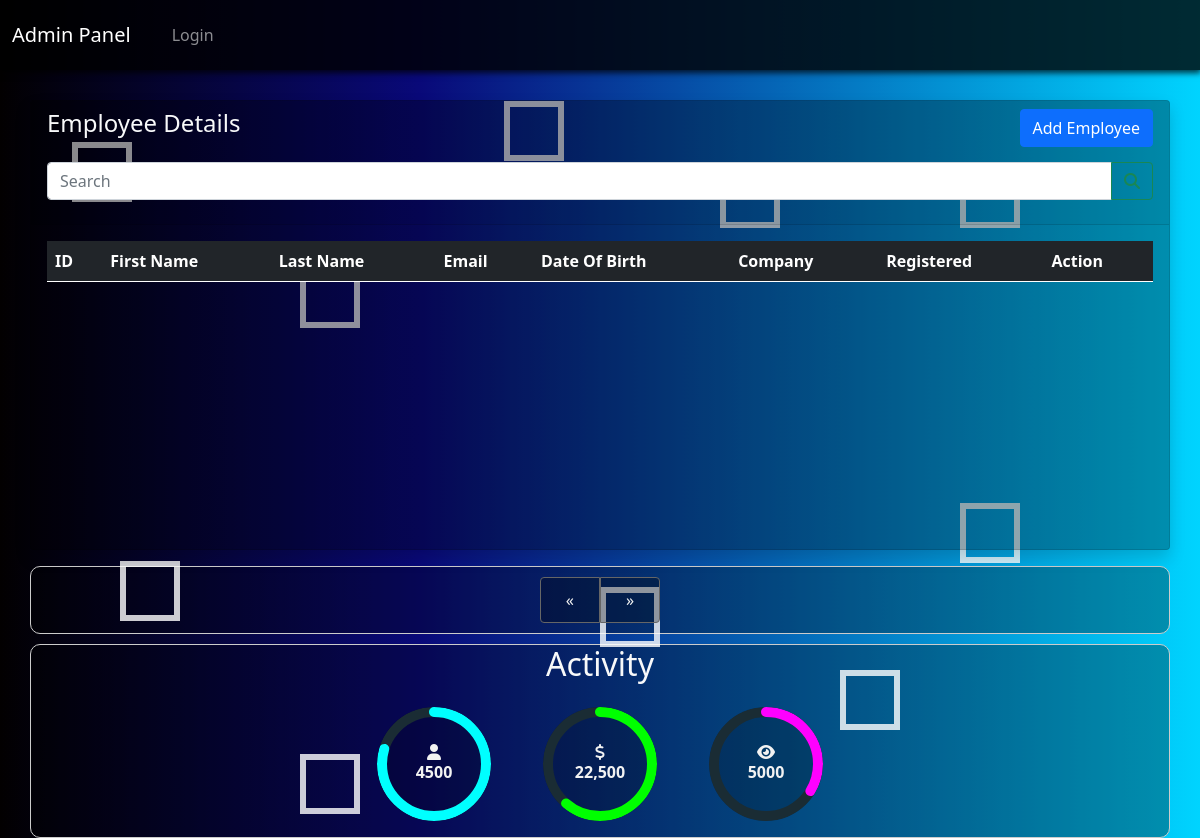
The page /company_panel/home/home.php on the database as committed earlier.
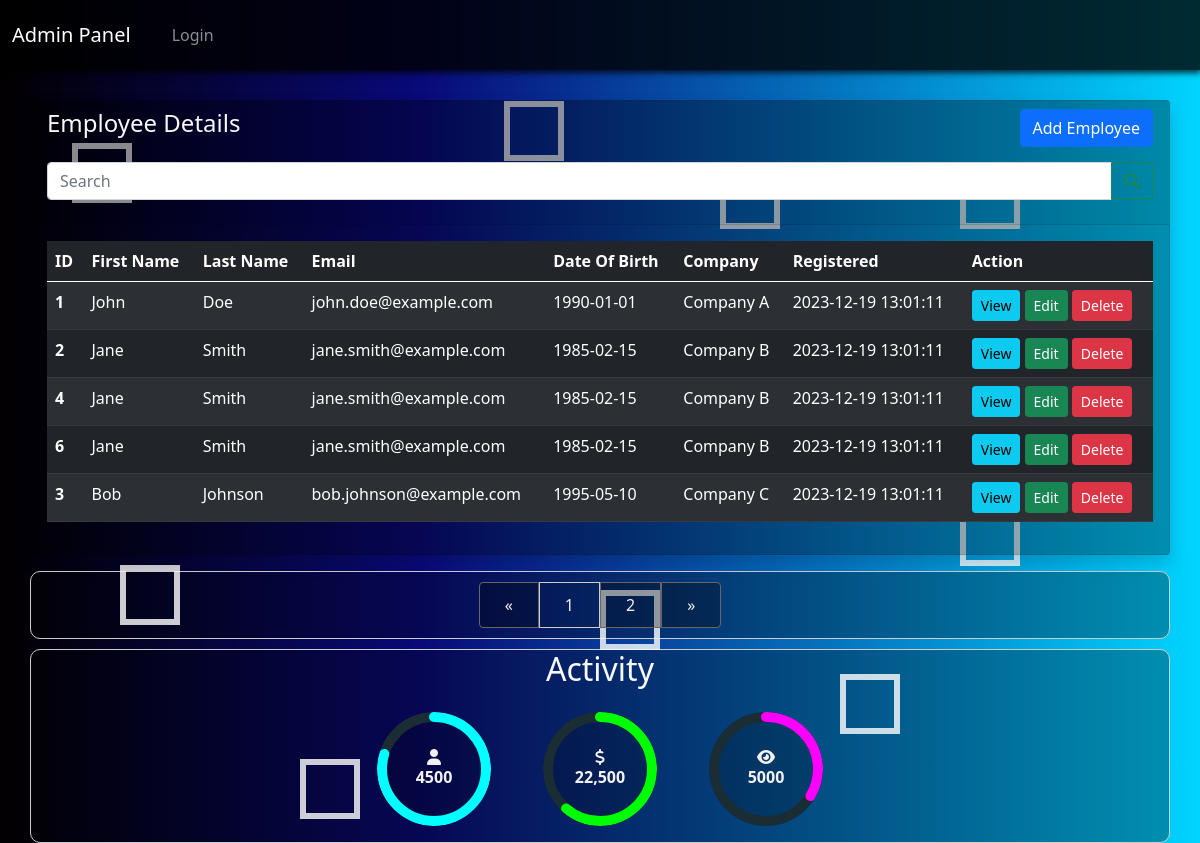
The same page on the database as committed later.
### tables this page shows
CREATE TABLE IF NOT EXISTS employees (
    id INT PRIMARY KEY AUTO_INCREMENT,
    first_name VARCHAR(255) NOT NULL,
    last_name VARCHAR(255) NOT NULL,
    email VARCHAR(100) NOT NULL,
    dob DATE NOT NULL,
    phone_number INT(25) NOT NULL,
    gender VARCHAR(25) NOT NULL,
    country VARCHAR(100) NOT NULL,
    create_at TIMESTAMP NOT NULL DEFAULT CURRENT_TIMESTAMP,
    company_id INT NOT NULL,
    position_id INT NOT NULL,
    super_visor_id INT,
    FOREIGN KEY (company_id) REFERENCES companies(id),
    FOREIGN KEY (position_id) REFERENCES positions(id),
    FOREIGN KEY (super_visor_id) REFERENCES employees(id)
);

CREATE TABLE IF NOT EXISTS companies (
    id INT PRIMARY KEY AUTO_INCREMENT,
    name VARCHAR(255) NOT NULL,
    type VARCHAR(255) NOT NULL,
    description TEXT(1000) NOT NULL,
    department_id INT NOT NULL,
    FOREIGN KEY (department_id) REFERENCES departments(id)
);

### company_panel/home/pagination.php (called while the page is built)
<?php
    include "../db/connect_db.php";
    if (!isset($_GET['page'])) {
        $page = 1;
    } else {
        $page = $_GET['page'];
    }
    $num_per_page = 5;
    $start_from = ($page - 1) * $num_per_page;
    $query = "SELECT * FROM employees";
    $query_result = mysqli_query($conn, $query);
    $number_of_results = mysqli_num_rows($query_result);
    $total_pages = ceil($number_of_results / $num_per_page);
    $sql = "SELECT
        employees.id,
        employees.first_name,
        employees.last_name,
        employees.email,
        employees.dob,
        employees.create_at,
        companies.name AS company_name,
        companies.type AS company_type,
        positions.p_name AS position_name,
        companies.name AS company_name
        FROM
            employees
        INNER JOIN
            companies ON employees.company_id = companies.id
        INNER JOIN
            departments ON companies.department_id = departments.id
        INNER JOIN
            positions ON employees.position_id = positions.id
        LIMIT $start_from, $num_per_page";
    $sql_result = mysqli_query($conn, $sql);
?>

### company_panel/home/home.php (the view, shortened to what this page needs)
<?php
    include "../db/connect_db.php";
    include('pagination.php');
?>
<!DOCTYPE html>
<html lang="en">
<head>
    <link href="https://cdn.jsdelivr.net/npm/bootstrap@5.0.2/dist/css/bootstrap.min.css" rel="stylesheet">
    <link rel="stylesheet" href="https://cdnjs.cloudflare.com/ajax/libs/font-awesome/6.5.1/css/all.min.css" />
    <link rel="stylesheet" href="../assets/styles/home.css">
</head>
<body>
    <div class="wrapper">
        <header class="header w-100">
            <nav class="navbar navbar-dark bg-dark">
                <div class="container-fluid">
                    <div class="nav_item_box d-inline">
                        <a class="navbar-brand" href="#">Admin Panel</a>
                        <ul class="navbar-nav d-flex flex-row nav_ul">
                            <li class="nav-item">
                                <a class="nav-link nav_link_hover" href="../pages/login_page.php"><?= isset($_SESSION['login_value']) ? 'Logout' : 'Login'?></a>
                            </li>
                        </ul>
                    </div>
                </div>
            </nav>
        </header>
        <main class="w-100 d-flex align-items-center justify-content-center flex-column h-100">
            <div class="box">
                <div></div>
                <div></div>
                <div></div>
                <div></div>
                <div></div>
                <div></div>
                <div></div>
            </div>
            <div class="container mt-5">
                <div class="row">
                    <div class="col-md-12 w-100 p-0 m-0">
                        <div class="card Larger shadow w-100">
                            <div class="card-header">
                                <h4 class="text-light">Employee Details
                                    <button type="button" class="btn btn-primary float-end" data-bs-toggle="modal" data-bs-target="#exampleModal">
                                        Add Employee
                                    </button>
                                </h4>
                                <div class="input-group mb-3 mt-4">
                                    <input type="text" class="form-control" id="search" placeholder="Search">
                                    <button class="btn btn-outline-success" type="submit"><i class="fa-solid fa-magnifying-glass"></i></button>
                                </div>
                            </div>
                            <div class="card-body table-responsive">
                                <table class="table table-dark table-striped">
                                    <thead>
                                        <tr>
                                            <th scope="col">ID</th>
                                            <th scope="col">First Name</th>
                                            <th scope="col">Last Name</th>
                                            <th scope="col">Email</th>
                                            <th scope='col'>Date Of Birth</th>
                                            <th scope='col'>Company</th>
                                            <th scope='col'>Registered</th>
                                            <th scope='col'>Action</th>
                                    </thead>
                                    <tbody id="showData">
                                        <tr>
                                        <?php
                                            while ($result = mysqli_fetch_assoc($sql_result)) :
                                        ?>
                                            <th scope="row"><?= $result['id']?></th>
                                                <td><?=$result['first_name']?></td>
                                                <td><?= $result['last_name']?></td>
                                                <td><?=$result['email']?></td>
                                                <td><?=$result['dob']?></td>
                                                <td><?=$result['company_name']?></td>
                                                <td><?=$result['create_at']?></td>
                                                <td>
                                                    <div class="actions_table">
                                                        <button type="button" class="btn btn-info btn-sm viewBtn" data-bs-target="#exampleModal4" data-bs-toggle="modal">
                                                            View
                                                        </button>
                                                        <button type="button" class="btn btn-success btn-sm editBtn" data-bs-target="#exampleModal2" data-bs-toggle="modal">
                                                            Edit
                                                        </button>
                                                        <button type="button" class="btn btn-danger btn-sm deleteBtn" data-bs-target="#exampleModal3" data-bs-toggle="modal">
                                                            Delete
                                                        </button>
                                                    </div>
                                                </td>
                                            </tr>
                                        <?php
                                            endwhile;
                                        ?>
                                    </tbody>
                                </table>
                            </div>
                        </div>
                    </div>
                    <div class="main_body mt-3">
                        <?php include "./modals/add.php"?>
                        <?php include "./modals/edit.php" ?>
                        <?php include "./modals/delete.php"?>
                        <?php include "./modals/view.php"?>
                        <nav aria-label="Page navigation example p-0 m-0">
                            <ul class="pagination">
                                <li class="page-item">
                                    <a class="page-link" href="./home.php?page=<?= $page > 1 ? $page - 1 : $page = 1?>" aria-label="Previous">
                                        <span aria-hidden="true">&laquo;</span>
                                    </a>
                                </li>
                                <?php
                                    for ($i = 1; $i <= $total_pages; $i++) {
                                        echo '<li class="page-item"><a class="page-link ' . ($page == $i ? "pagination_link" : '') . '" href="home.php?page='. $i .'">'. $i .'</a></li>';
                                    }
                                ?>
                                <li class="page-item">
                                    <a class="page-link" href="./home.php?page=<?= $page < $total_pages ? $page + 1 : $page = 1?>" aria-label="Next">
                                        <span aria-hidden="true">&raquo;</span>
                                    </a>
                                </li>
                            </ul>
                        </nav>
                    </div>
                    <div class="main_footer">
                        <h2 class="text-light">Activity</h2>
                        <div class="dashboard">
                            <div class="progress_box">
                                <svg>
                                    <circle class="bg" cx="57" cy="57" r="52" />
                                    <circle class="meter-1" cx="57" cy="57" r="52" />
                                </svg>
                                <span class="progress_text">
                                    <i class="fa-solid fa-user"></i>
                                    <b>4500</b>
                                </span>
                            </div>
                            <div class="progress_box">
                                <svg>
                                    <circle class="bg" cx="57" cy="57" r="52" />
                                    <circle class="meter-2" cx="57" cy="57" r="52" />
                                </svg>
                                <span class="progress_text">
                                    <i class="fa-solid fa-dollar-sign"></i>
                                    <b>22,500</b>
                                </span>
                            </div>
                            <div class="progress_box">
                                <svg>
                                    <circle class="bg" cx="57" cy="57" r="52" />
                                    <circle class="meter-3" cx="57" cy="57" r="52" />
                                </svg>
                                <span class="progress_text">
                                    <i class="fa-solid fa-eye"></i>
                                    <b>5000</b>
                                </span>
                            </div>
                        </div>
                    </div>
                </div>
            </div>
        </main>
    </div>
</body>
</html>

### company_panel/home/modals/add.php (shortened to what this page needs)
<!DOCTYPE html>
<html lang="en">
<head>
</head>
<body>
</body>
</html>

### company_panel/home/modals/edit.php (shortened to what this page needs)
<!DOCTYPE html>
<html lang="en">
<head>
</head>
<body>
</body>
</html>

### company_panel/home/modals/delete.php (shortened to what this page needs)
<!DOCTYPE html>
<html lang="en">
<head>
</head>
<body>
</body>
</html>

### company_panel/home/modals/view.php (shortened to what this page needs)
<!DOCTYPE html>
<html lang="en">
<head>
</head>
<body>
</body>
</html>

### company_panel/assets/styles/home.css (style rules this page uses)
:root { --line-border-fill: #3498db; --line-border-empty: #e0e0e0; }
.wrapper { min-height: 100vh; overflow: hidden; }
.header { position: fixed; top: 0; z-index: 15; box-shadow: 0px 2px 6px 1px rgba(0,0,0,0.75); }
.navbar { background: rgba(0, 0, 0, 0.8) !important; }
.nav_item_box { width: 100% !important; display: flex !important; justify-content: space-between; align-items: center; }
.nav_link_hover { padding: 15px 25px !important; }
main { width: 100% !important; overflow: hidden; background: linear-gradient(90deg, rgba(2, 0, .6, 1) 0%, rgba(9,9,121,1) 35%, rgba(0,212,255,1) 100%); min-height: 100vh; }
.container { margin-top: 100px !important; }
.box div { position: absolute; width: 60px; height: 60px; background-color: transparent; border: 6px solid rgba(255,255,255,0.8); }
.box div:nth-child(1) { top: 12%; left: 42%; animation: animate 10s linear infinite; }
.box div:nth-child(2) { top: 70%; left: 50%; animation: animate 7s linear infinite; }
.box div:nth-child(5) { top: 67%; left: 10%; animation: animate 6s linear infinite; }
.box div:nth-child(6) { top: 80%; left: 70%; animation: animate 12s linear infinite; }
.box div:nth-child(7) { top: 60%; left: 80%; animation: animate 15s linear infinite; }
.box div:nth-child(9) { top: 90%; left: 25%; animation: animate 9s linear infinite; }
.card { background: rgba(0, 0, 0, 0.3) !important; min-height: 450px !important; }
@media screen and (max-width: 1340px) { .nav_ul { width: 100% !important; } }
.main_body { width: 100%; height: 100%; display: flex; justify-content: center; align-items: center; padding: 10px 15px; border-radius: 10px; background: rgba(0, 0, 0, 0.3) !important; border: 1px solid #ccc !important; }
.pagination { margin: 0 !important; }
.page-link { padding: 10px 25px !important; background: rgba(0, 0, 0, 0.3) !important; margin: 0 !important; color: #f2f2f2 !important; border: 1px solid #666 !important; }
.pagination_link { background: rgba(0, 0, 0, 0.1) !important; border: 1px solid #ccc !important; }
.main_footer { width: 100%; display: flex; align-items: center; justify-content: center; flex-direction: column; margin-top: 10px; border-radius: 10px; background: rgba(0, 0, 0, 0.3); border: 1px solid #ccc }
.dashboard { display: flex; justify-content: center; align-items: center; gap: 20px; width: 100%; }
svg { width: 114px; height: 114px; margin: 1em; background: rgba(0, 0, 0, 0.2); border-radius: 50%; }
.progress_box { position: relative; }
.progress_text { position: absolute; left: 50%; top: 50%; transform: translate(-50%, -50%); display: flex; flex-direction: column; align-items: center; color: #f2f2f2; }
.box div:nth-child(8) { top: 32%; left: 25%; animation: animate 16s linear infinite; }

Rows that differ between the two databases and show on the page:
added employees: id "1", first_name "John", last_name "Doe", email "john.doe@example.com", dob "1990-01-01", company.name "Company A", create_at "2023-12-19 13:01:11"
added employees: id "2", first_name "Jane", last_name "Smith", email "jane.smith@example.com", dob "1985-02-15", company.name "Company B", create_at "2023-12-19 13:01:11"
added employees: id "4", first_name "Jane", last_name "Smith", email "jane.smith@example.com", dob "1985-02-15", company.name "Company B", create_at "2023-12-19 13:01:11"
added employees: id "6", first_name "Jane", last_name "Smith", email "jane.smith@example.com", dob "1985-02-15", company.name "Company B", create_at "2023-12-19 13:01:11"
added employees: id "3", first_name "Bob", last_name "Johnson", email "bob.johnson@example.com", dob "1995-05-10", company.name "Company C", create_at "2023-12-19 13:01:11"
Other text that changed with them:
new list line: "1"
new list line: "2"
